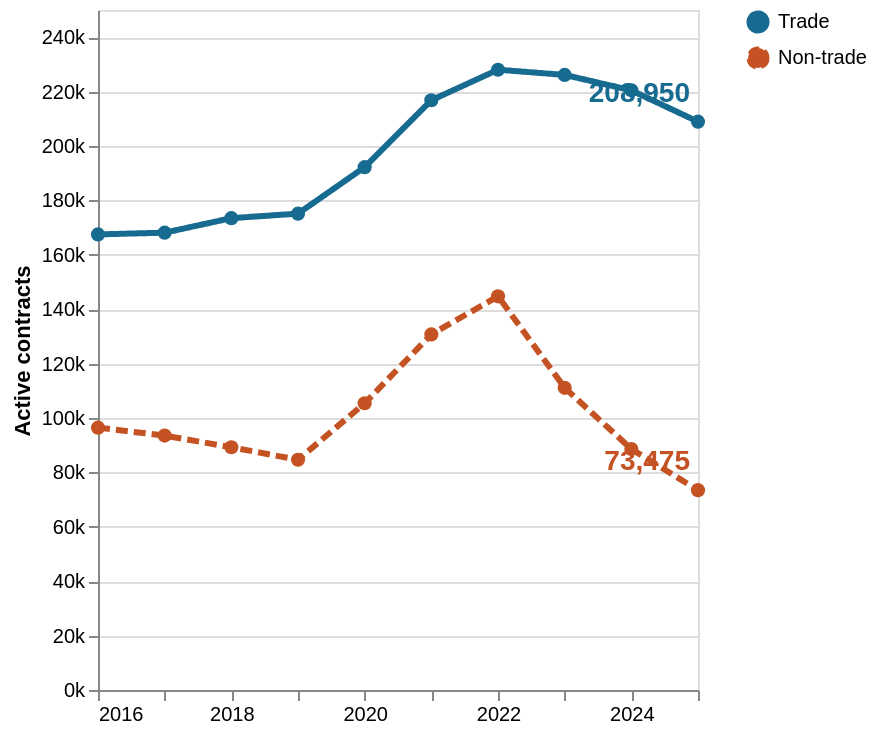

Here is the Vega-Lite specification saved for this chart:
### Vega-Lite specification from a JSON file in a GitHub repository (floating-point values rounded to 4 significant figures)
{"$schema": "https://vega.github.io/schema/vega-lite/v6.json", "description": "Active apprenticeship and traineeship contracts at 31 December, Australia, 2016–2025. NCVER Figure 1, December 2025 release.", "height": 340, "data": {"values": [{"year": 2016, "Trade": 167505, "Non-trade": 96455}, {"year": 2017, "Trade": 168130, "Non-trade": 93530}, {"year": 2018, "Trade": 173480, "Non-trade": 89255}, {"year": 2019, "Trade": 175135, "Non-trade": 84635}, {"year": 2020, "Trade": 192225, "Non-trade": 105430}, {"year": 2021, "Trade": 216825, "Non-trade": 130730}, {"year": 2022, "Trade": 228050, "Non-trade": 144740}, {"year": 2023, "Trade": 226140, "Non-trade": 111085}, {"year": 2024, "Trade": 220460, "Non-trade": 88600}, {"year": 2025, "Trade": 208950, "Non-trade": 73475}]}, "transform": [{"fold": ["Trade", "Non-trade"], "as": ["Group", "Contracts"]}], "encoding": {"x": {"field": "year", "type": "quantitative", "scale": {"zero": false}, "axis": {"title": null, "format": "d", "tickMinStep": 1, "grid": false}}, "y": {"field": "Contracts", "type": "quantitative", "scale": {"domain": [0, 250000]}, "axis": {"title": "Active contracts", "format": "~s"}}, "color": {"field": "Group", "type": "nominal", "scale": {"domain": ["Trade", "Non-trade"], "range": ["#176b91", "#c45222"]}, "legend": {"title": null}}, "tooltip": [{"field": "year", "type": "ordinal", "title": "31 December"}, {"field": "Group"}, {"field": "Contracts", "type": "quantitative", "format": ","}]}, "layer": [{"mark": {"type": "line", "strokeWidth": 3, "point": {"filled": true, "size": 50}}, "encoding": {"strokeDash": {"field": "Group", "type": "nominal", "scale": {"domain": ["Trade", "Non-trade"], "range": [[1, 0], [6, 3]]}, "legend": {"title": null}}}}, {"transform": [{"filter": "datum.year === 2025"}], "mark": {"type": "text", "align": "right", "dx": -4, "dy": -14, "fontWeight": 700, "fontSize": 14}, "encoding": {"text": {"field": "Contracts", "format": ","}}}]}
